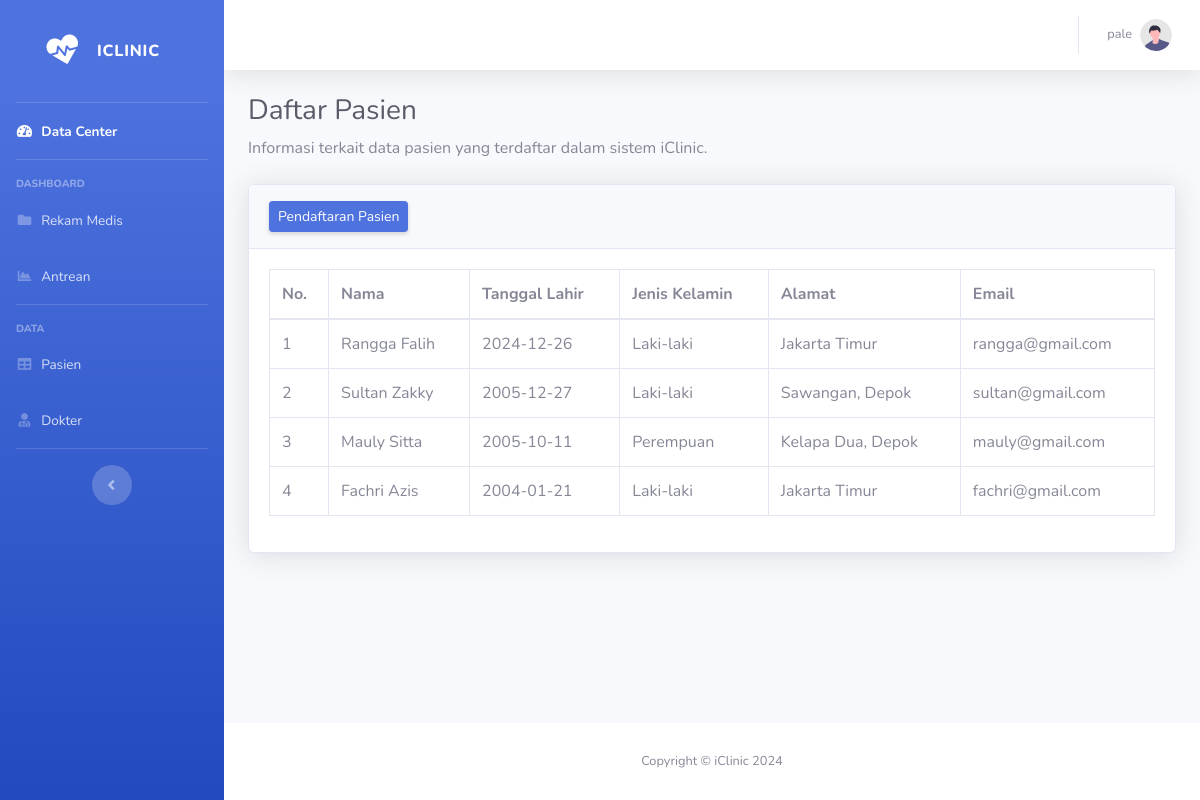
The page /admin/pasien.php (signed in) on the database its author committed.
### tables this page shows
CREATE TABLE `pasien` (
  `id_pasien` int(11) NOT NULL,
  `nama_pasien` varchar(255) NOT NULL,
  `tanggal_lahir` date NOT NULL,
  `jenis_kelamin` enum('Laki-laki','Perempuan') NOT NULL,
  `alamat` varchar(255) NOT NULL,
  `email` varchar(50) NOT NULL,
  `created_at` timestamp NOT NULL DEFAULT current_timestamp()
);

### admin/pasien.php (the view, shortened to what this page needs)
<?php
    include "../layout/header.php";
?>
                <div class="container-fluid">
                    <h1 class="h3 mb-2 text-gray-800">Daftar Pasien</h1>
                    <p class="mb-4">Informasi terkait data pasien yang terdaftar dalam sistem iClinic.</p>
                    <div class="card shadow mb-4">
                        <div class="card-header py-3">
                            <a href="pendaftaran-pasien.php" class="d-none d-sm-inline-block btn btn-sm btn-primary shadow-sm">Pendaftaran Pasien</a>
                        </div>
                        <div class="card-body">
                            <div class="table-responsive">
                                <table class="table table-bordered" id="dataTable" width="100%" cellspacing="0">
                                    <thead>
                                        <tr>
                                            <th>No.</th>
                                            <th>Nama</th>
                                            <th>Tanggal Lahir</th>
                                            <th>Jenis Kelamin</th>
                                            <th>Alamat</th>
                                            <th>Email</th>
                                        </tr>
                                    </thead>
                                    <tbody>
                                        <?php
                                        $data_pasien = mysqli_query($conn, "SELECT * FROM pasien");
                                        $angka_pasien = 1;
                                        while ($pasien = mysqli_fetch_assoc($data_pasien)) { ?>
                                            <tr>
                                                <td><?php echo $angka_pasien++ ?></td>
                                                <td><?php echo $pasien['nama_pasien'] ?></td>
                                                <td><?php echo $pasien['tanggal_lahir'] ?></td>
                                                <td><?php echo $pasien['jenis_kelamin'] ?></td>
                                                <td><?php echo $pasien['alamat'] ?></td>
                                                <td><?php echo $pasien['email'] ?></td>
                                            </tr>
                                        <?php } ?>
                                    </tbody>
                                </table>
                            </div>
                        </div>
                    </div>
                </div>
            </div>
<?php include "../layout/footer.php" ?>

### rows shown on the page
pasien: nama_pasien "Rangga Falih", tanggal_lahir "2024-12-26", jenis_kelamin "Laki-laki", alamat "Jakarta Timur", email "rangga@gmail.com"
pasien: nama_pasien "Sultan Zakky", tanggal_lahir "2005-12-27", jenis_kelamin "Laki-laki", alamat "Sawangan, Depok", email "sultan@gmail.com"
pasien: nama_pasien "Mauly Sitta", tanggal_lahir "2005-10-11", jenis_kelamin "Perempuan", alamat "Kelapa Dua, Depok", email "mauly@gmail.com"
pasien: nama_pasien "Fachri Azis", tanggal_lahir "2004-01-21", jenis_kelamin "Laki-laki", alamat "Jakarta Timur", email "fachri@gmail.com"

### other values the page prints
$_SESSION['nama'] "pale"
